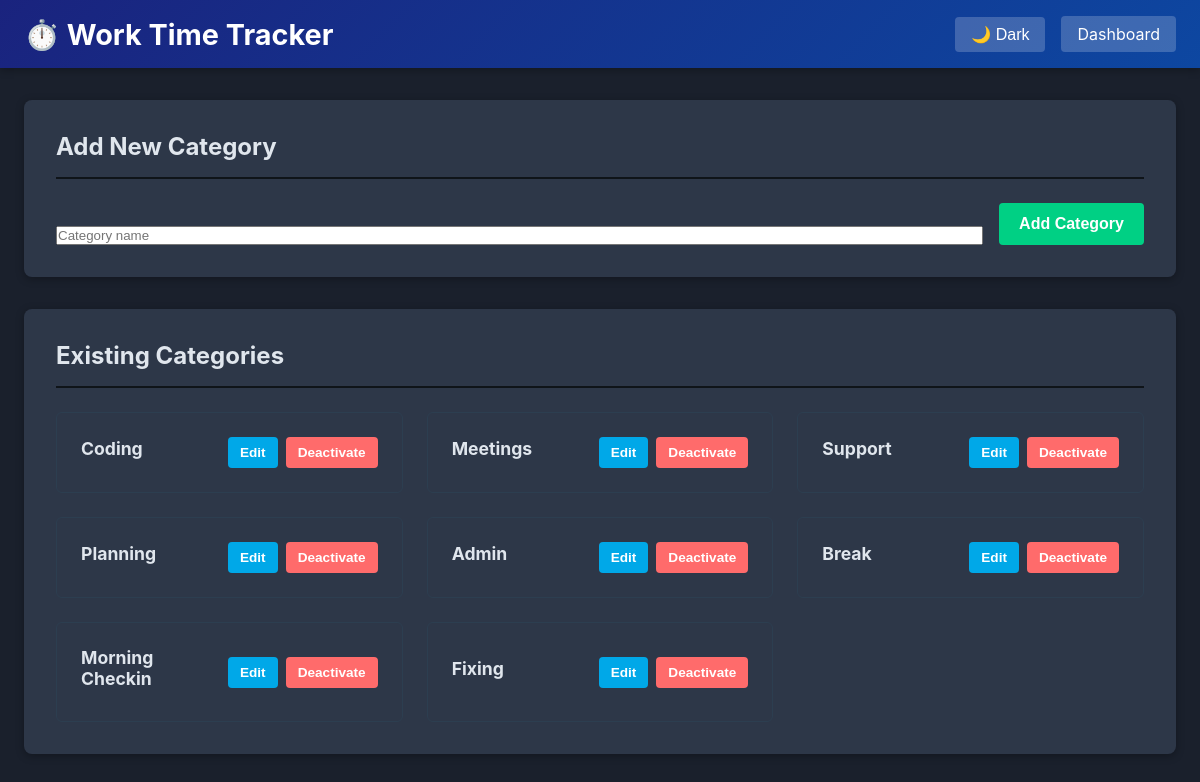
/categories, run on an earlier commit of the app's database.
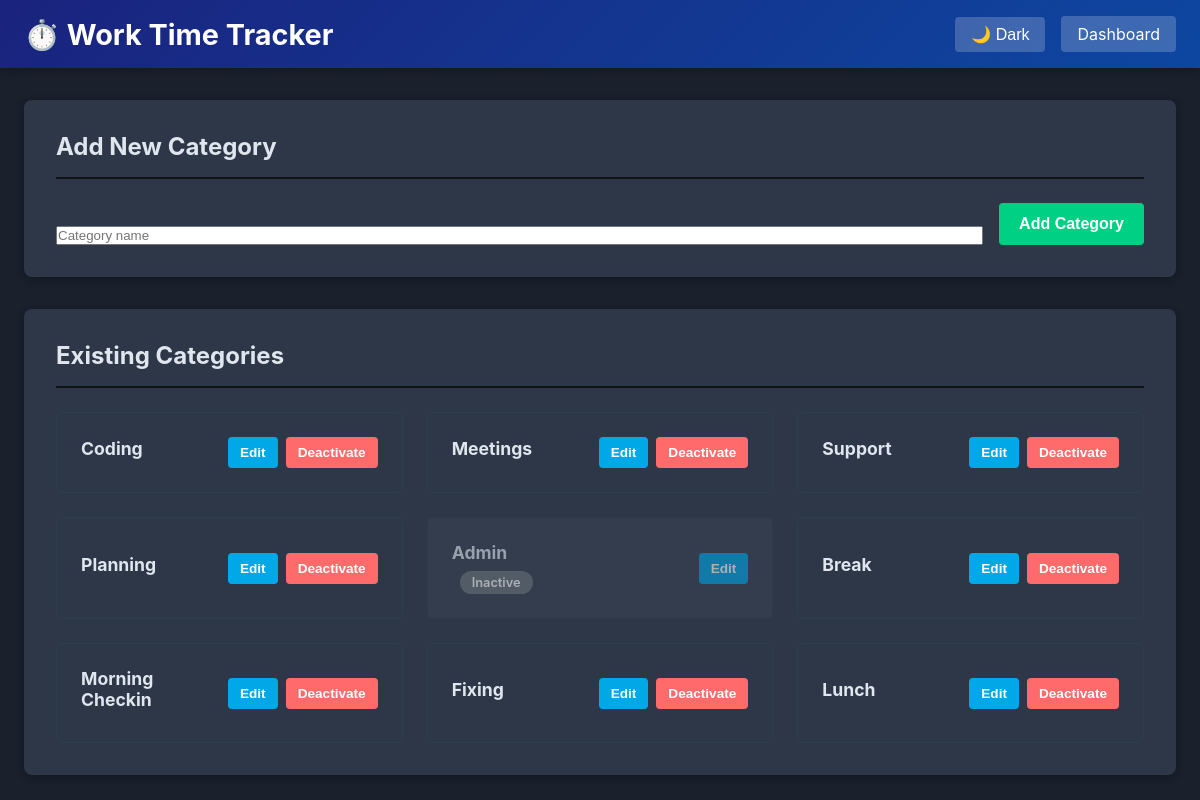
And on a later commit of the database.
### app/models.py (models this page shows, shortened)
class Category(Base):
    __tablename__ = "categories"
    id = Column(Integer, primary_key=True, index=True)
    name = Column(String(255), unique=True, nullable=False, index=True)
    is_active = Column(Integer, default=1, nullable=False)  # 1=active, 0=soft deleted
    sort_order = Column(Integer, default=0, nullable=False)
    created_utc = Column(String(50), nullable=False)

### app/main.py (the view)
@app.get("/categories", response_class=HTMLResponse)
def categories_page(db: Session = Depends(get_db)):
    categories = db.query(Category).order_by(Category.sort_order).all()
    template = jinja_env.get_template("categories.html")
    return template.render(categories=categories)

### app/templates/categories.html (shortened to what this page needs)
<!DOCTYPE html>
<html lang="en">
<head>
    <link rel="stylesheet" href="/static/style.css">
</head>
<body>
    <nav class="navbar">
        <div class="nav-container">
            <h1 class="nav-title">⏱️ Work Time Tracker</h1>
            <div style="display: flex; gap: 1rem; align-items: center;">
                <button id="themeToggle" class="theme-toggle">🌙 Dark</button>
                <a href="/" class="nav-link">Dashboard</a>
            </div>
        </div>
    </nav>
    <div class="container">
        <section class="card">
            <h2>Add New Category</h2>
            <form method="POST" action="/categories/add" class="form-inline">
                <input type="text" name="name" placeholder="Category name" required>
                <button type="submit" class="btn btn-success">Add Category</button>
            </form>
        </section>
        <section class="card">
            <h2>Existing Categories</h2>
            {% if categories %}
                <div class="categories-list">
                    {% for category in categories %}
                        <div class="category-item {% if category.is_active == 0 %}inactive{% endif %}">
                            <div class="category-info">
                                <strong>{{ category.name }}</strong>
                                {% if category.is_active == 0 %}
                                    <span class="badge-inactive">Inactive</span>
                                {% endif %}
                            </div>
                            <div class="category-actions">
                                <button class="btn btn-sm btn-primary edit-category-btn" data-category-id="{{ category.id }}" data-category-name="{{ category.name }}">
                                    Edit
                                </button>
                                {% if category.is_active == 1 %}
                                    <form method="POST" action="/categories/{{ category.id }}/delete" style="display:inline;">
                                        <button type="submit" class="btn btn-sm btn-danger" onclick="return confirm('Soft-delete this category?')">
                                            Deactivate
                                        </button>
                                    </form>
                                {% endif %}
                            </div>
                        </div>
                    {% endfor %}
                </div>
            {% else %}
                <p class="no-data">No categories yet.</p>
            {% endif %}
        </section>
    </div>
</body>
</html>

What changed in the data, as far as the page shows it:
changed Category "Admin": is_active "Deactivate" → "Inactive"
added Category: name "Lunch"
